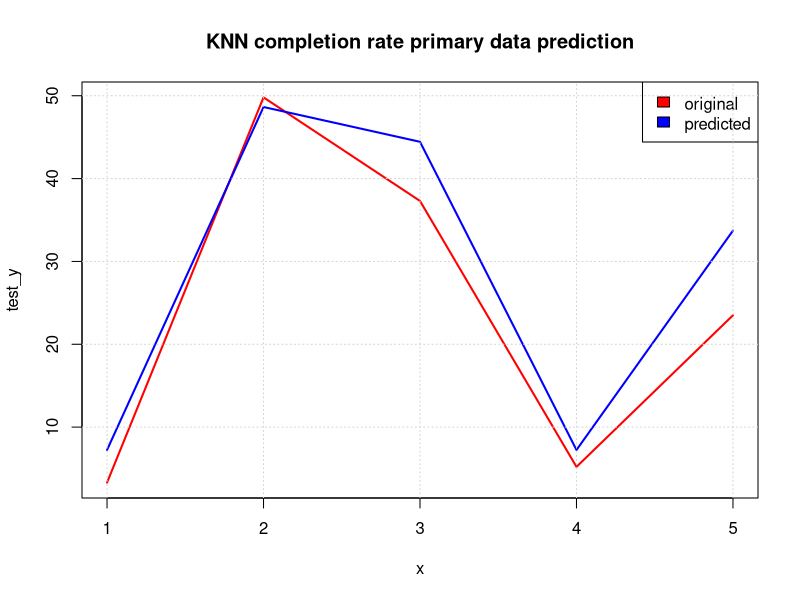

Source code (R):
library(psych)
library(caret)
library(dplyr)
library(car)
library(Metrics)

baca=read.csv("Reading.csv")
dt3=subset(baca,select = c(reg,develop,cat,
                           Total.Point.estimate,Children.without.functional.difficulties.Point.estimate,
                           Children.with.functional.difficulties.Point.estimate,Time.period))
str(dt3)

indexes = createDataPartition(dt3$Children.with.functional.difficulties.Point.estimate, 
                              p = .85, list = F)

set.seed(4)

train = dt3[indexes, ]
test = dt3[-indexes, ]

train_x = train[, -6]
train_x = scale(train_x)[,]
train_y = train[,6]

test_x = test[, -6]
test_x = scale(test[,-6])[,]
test_y = test[,6]

knnmodel = knnreg(train_x, train_y)
str(knnmodel)

pred_y = predict(knnmodel, data.frame(test_x))

print(data.frame(test_y, pred_y))

mse = mean((test_y - pred_y)^2)
mae = caret::MAE(test_y, pred_y)
rmse = caret::RMSE(test_y, pred_y)

cat("MSE: ", mse, "MAE: ", mae, " RMSE: ", rmse)
#MSE:  223.697 MAE:  9.956  RMSE:  14.9565

x = 1:length(test_y)

plot(x, test_y, col = "red", type = "l", lwd=2,
     main = "KNN completion rate primary data prediction")
lines(x, pred_y, col = "blue", lwd=2)
legend("topright",  legend = c("original", "predicted"), 
       fill = c("red", "blue"), col = 2:3,  adj = c(0, 0.6))
grid()

cor(data.frame(test_y, pred_y))
#          test_y    pred_y
# test_y 1.0000000 0.8452254
# pred_y 0.8452254 1.0000000
